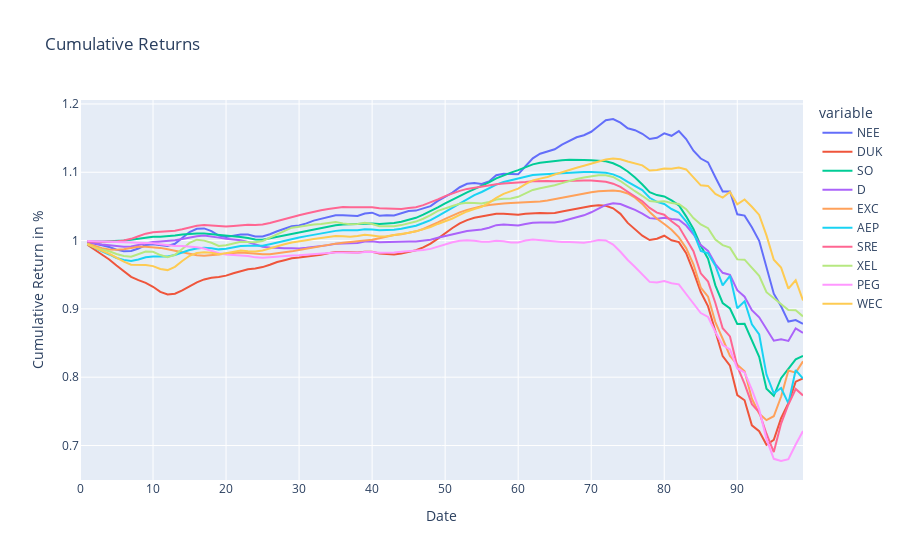

The notebook cell saved with this chart:
### Code cell
dfNEE = pd.DataFrame(test_resultNEE,
                  columns = ['NEE'])
dfDUK = pd.DataFrame(test_resultDUK,
                  columns = ['DUK'])
dfSO = pd.DataFrame(test_resultSO,
                  columns = ['SO'])
dfD = pd.DataFrame(test_resultD,
                  columns = ['D'])
dfEXC = pd.DataFrame(test_resultEXC,
                  columns = ['EXC'])
dfAEP = pd.DataFrame(test_resultAEP,
                  columns = ['AEP'])
dfSRE = pd.DataFrame(test_resultSRE,
                  columns = ['SRE'])
dfXEL = pd.DataFrame(test_resultXEL,
                  columns = ['XEL'])
dfPEG = pd.DataFrame(test_resultPEG,
                  columns = ['PEG'])
dfWEC = pd.DataFrame(test_resultWEC,
                  columns = ['WEC'])
#---------------------------------------------------------------------------------------------#

TEST_pred5 = pd.concat([dfNEE,dfDUK,dfSO,dfD,dfEXC,dfAEP,dfSRE,dfXEL,dfPEG,dfWEC], axis=1)
#---------------------------------------------------------------------------------------------#

NEE_daily_returns = TEST_pred5['NEE'].pct_change()
DUK_daily_returns = TEST_pred5['DUK'].pct_change()

SO_daily_returns = TEST_pred5['SO'].pct_change()
D_daily_returns = TEST_pred5['D'].pct_change()

EXC_daily_returns = TEST_pred5['EXC'].pct_change()
AEP_daily_returns = TEST_pred5['AEP'].pct_change()

SRE_daily_returns = TEST_pred5['SRE'].pct_change()
XEL_daily_returns = TEST_pred5['XEL'].pct_change()

PEG_daily_returns = TEST_pred5['PEG'].pct_change()
WEC_daily_returns = TEST_pred5['WEC'].pct_change()
#---------------------------------------------------------------------------------------------#
dfNEEreturn = NEE_daily_returns.to_frame()
dfDUKreturn = DUK_daily_returns.to_frame()

dfSOreturn = SO_daily_returns.to_frame()
dfDreturn = D_daily_returns.to_frame()

dfEXCreturn = EXC_daily_returns.to_frame()
dfAEPreturn = AEP_daily_returns.to_frame()

dfSREreturn = SRE_daily_returns.to_frame()
dfXELreturn = XEL_daily_returns.to_frame()

dfPEGreturn = PEG_daily_returns.to_frame()
dfWECreturn = WEC_daily_returns.to_frame()
#---------------------------------------------------------------------------------------------#
TESTDailyReturn_pred5 = pd.concat([dfNEEreturn,
                             dfDUKreturn,
                             dfSOreturn,
                             dfDreturn,
                             dfEXCreturn,
                             dfAEPreturn,
                             dfSREreturn,
                             dfXELreturn,
                             dfPEGreturn,
                             dfWECreturn], axis=1)
#---------------------------------------------------------------------------------------------#


NEE_cum_returns = (NEE_daily_returns + 1).cumprod()
DUK_cum_returns = (DUK_daily_returns + 1).cumprod()

SO_cum_returns = (SO_daily_returns + 1).cumprod()
D_cum_returns = (D_daily_returns + 1).cumprod()

EXC_cum_returns = (EXC_daily_returns + 1).cumprod()
AEP_cum_returns = (AEP_daily_returns + 1).cumprod()

SRE_cum_returns = (SRE_daily_returns + 1).cumprod()
XEL_cum_returns = (XEL_daily_returns + 1).cumprod()

PEG_cum_returns = (PEG_daily_returns + 1).cumprod()
WEC_cum_returns = (WEC_daily_returns + 1).cumprod()
#---------------------------------------------------------------------------------------------#

dfNEECUM = NEE_cum_returns.to_frame()
dfDUKCUM = DUK_cum_returns.to_frame()

dfSOCUM = SO_cum_returns.to_frame()
dfDCUM = D_cum_returns.to_frame()

dfEXCCUM = EXC_cum_returns.to_frame()
dfAEPCUM = AEP_cum_returns.to_frame()

dfSRECUM = SRE_cum_returns.to_frame()
dfXELCUM = XEL_cum_returns.to_frame()

dfPEGCUM = PEG_cum_returns.to_frame()
dfWECCUM = WEC_cum_returns.to_frame()

#---------------------------------------------------------------------------------------------#
TESTCUM_pred5 = pd.concat([dfNEECUM,dfDUKCUM,dfSOCUM,dfDCUM,dfEXCCUM,dfAEPCUM,dfSRECUM,dfXELCUM,dfPEGCUM,dfWECCUM], axis=1)
#---------------------------------------------------------------------------------------------#

atx_comps_returns_pred5 = TESTDailyReturn_pred5
atx_comps_rets_cumprod_pred5 = TESTCUM_pred5

#---------------------------------------------------------------------------------------------#

fig = px.line(atx_comps_rets_cumprod_pred5, x=atx_comps_rets_cumprod_pred5.index, y=atx_comps_rets_cumprod_pred5.columns, title='Cumulative Returns')
######
fig.update_xaxes(title_text='Date')
fig.update_yaxes(title_text='Cumulative Return in %')

fig.show()
#---------------------------------------------------------------------------------------------#


mu = expected_returns.ema_historical_return(atx_comps_returns_pred5, returns_data = True, span = 500)
Sigma = risk_models.exp_cov(atx_comps_returns_pred5, returns_data = True, span = 180)


ret_ef = np.arange(0, mu.max(), 0.01)
vol_ef = []
for i in np.arange(0, mu.max(), 0.01):
    ef_pred5 = EfficientFrontier(mu, Sigma)
    ef_pred5.efficient_return(i)
    vol_ef.append(ef_pred5.portfolio_performance()[1])

ef_pred5 = EfficientFrontier(mu, Sigma)
ef_pred5.min_volatility()
min_vol_ret = ef_pred5.portfolio_performance()[0]
min_vol_vol = ef_pred5.portfolio_performance()[1]

ef_pred5.max_sharpe(risk_free_rate=0.009)
max_sharpe_ret = ef_pred5.portfolio_performance()[0]
max_sharpe_vol = ef_pred5.portfolio_performance()[1]


portfolioREAL_Pred5 = pd.concat([closeNEE,
                   closeDUK,
                   closeSO,
                   closeD,
                   closeEXC,
                   closeAEP,
                   closeSRE,
                   closeXEL,
                   closePEG,
                   closeWEC,
                      ], axis=1)

### Figure 1 — Plotly figure (JSON) as saved in the notebook; plotly's stock layout.template omitted (floating-point values rounded to 4 significant figures)
{"data": [{"hovertemplate": "variable=NEE<br>index=%{x}<br>value=%{y}<extra></extra>", "legendgroup": "NEE", "line": {"color": "#636efa", "dash": "solid"}, "mode": "lines", "name": "NEE", "orientation": "v", "showlegend": true, "type": "scatter", "x": [0, 1, 2, 3, 4, 5, 6, 7, 8, 9, 10, 11, 12, 13, 14, 15, 16, 17, 18, 19, 20, 21, 22, 23, 24, 25, 26, 27, 28, 29, 30, 31, 32, 33, 34, 35, 36, 37, 38, 39, 40, 41, 42, 43, 44, 45, 46, 47, 48, 49, 50, 51, 52, 53, 54, 55, 56, 57, 58, 59, 60, 61, 62, 63, 64, 65, 66, 67, 68, 69, 70, 71, 72, 73, 74, 75, 76, 77, 78, 79, 80, 81, 82, 83, 84, 85, 86, 87, 88, 89, 90, 91, 92, 93, 94, 95, 96, 97, 98, 99], "xaxis": "x", "y": [null, 0.9975, 0.9947, 0.993, 0.9906, 0.9868, 0.9844, 0.9848, 0.9883, 0.9934, 0.9947, 0.9929, 0.9919, 0.9952, 1.003, 1.013, 1.017, 1.018, 1.014, 1.007, 1.005, 1.007, 1.009, 1.009, 1.006, 1.006, 1.009, 1.014, 1.017, 1.021, 1.022, 1.025, 1.029, 1.032, 1.035, 1.037, 1.037, 1.036, 1.036, 1.04, 1.041, 1.036, 1.037, 1.037, 1.04, 1.043, 1.044, 1.047, 1.05, 1.058, 1.064, 1.07, 1.078, 1.083, 1.084, 1.083, 1.086, 1.096, 1.098, 1.097, 1.097, 1.109, 1.12, 1.127, 1.13, 1.134, 1.14, 1.146, 1.151, 1.154, 1.159, 1.168, 1.176, 1.178, 1.173, 1.164, 1.162, 1.156, 1.149, 1.151, 1.157, 1.153, 1.16, 1.149, 1.131, 1.12, 1.114, 1.093, 1.072, 1.072, 1.038, 1.036, 1.019, 0.9996, 0.9618, 0.9222, 0.9038, 0.8814, 0.8836, 0.8781], "yaxis": "y"}, {"hovertemplate": "variable=DUK<br>index=%{x}<br>value=%{y}<extra></extra>", "legendgroup": "DUK", "line": {"color": "#EF553B", "dash": "solid"}, "mode": "lines", "name": "DUK", "orientation": "v", "showlegend": true, "type": "scatter", "x": [0, 1, 2, 3, 4, 5, 6, 7, 8, 9, 10, 11, 12, 13, 14, 15, 16, 17, 18, 19, 20, 21, 22, 23, 24, 25, 26, 27, 28, 29, 30, 31, 32, 33, 34, 35, 36, 37, 38, 39, 40, 41, 42, 43, 44, 45, 46, 47, 48, 49, 50, 51, 52, 53, 54, 55, 56, 57, 58, 59, 60, 61, 62, 63, 64, 65, 66, 67, 68, 69, 70, 71, 72, 73, 74, 75, 76, 77, 78, 79, 80, 81, 82, 83, 84, 85, 86, 87, 88, 89, 90, 91, 92, 93, 94, 95, 96, 97, 98, 99], "xaxis": "x", "y": [null, 0.9938, 0.9867, 0.9802, 0.9723, 0.9635, 0.9554, 0.9469, 0.9421, 0.9382, 0.9324, 0.925, 0.9209, 0.9222, 0.927, 0.9332, 0.9389, 0.9431, 0.9455, 0.9466, 0.9487, 0.9522, 0.9552, 0.958, 0.9592, 0.9611, 0.9646, 0.9686, 0.9713, 0.974, 0.9751, 0.9762, 0.9774, 0.9792, 0.9813, 0.9833, 0.9832, 0.983, 0.9826, 0.9836, 0.9836, 0.981, 0.9802, 0.9795, 0.9809, 0.9836, 0.9858, 0.99, 0.9955, 1.003, 1.011, 1.018, 1.025, 1.03, 1.033, 1.035, 1.037, 1.039, 1.039, 1.039, 1.038, 1.039, 1.04, 1.04, 1.04, 1.04, 1.043, 1.045, 1.047, 1.049, 1.051, 1.052, 1.051, 1.047, 1.039, 1.026, 1.016, 1.007, 1.001, 1.003, 1.007, 1.0, 0.9977, 0.9817, 0.9545, 0.9246, 0.9036, 0.8653, 0.8308, 0.8168, 0.7738, 0.7662, 0.7295, 0.7208, 0.7011, 0.7082, 0.7399, 0.762, 0.7935, 0.7981], "yaxis": "y"}, {"hovertemplate": "variable=SO<br>index=%{x}<br>value=%{y}<extra></extra>", "legendgroup": "SO", "line": {"color": "#00cc96", "dash": "solid"}, "mode": "lines", "name": "SO", "orientation": "v", "showlegend": true, "type": "scatter", "x": [0, 1, 2, 3, 4, 5, 6, 7, 8, 9, 10, 11, 12, 13, 14, 15, 16, 17, 18, 19, 20, 21, 22, 23, 24, 25, 26, 27, 28, 29, 30, 31, 32, 33, 34, 35, 36, 37, 38, 39, 40, 41, 42, 43, 44, 45, 46, 47, 48, 49, 50, 51, 52, 53, 54, 55, 56, 57, 58, 59, 60, 61, 62, 63, 64, 65, 66, 67, 68, 69, 70, 71, 72, 73, 74, 75, 76, 77, 78, 79, 80, 81, 82, 83, 84, 85, 86, 87, 88, 89, 90, 91, 92, 93, 94, 95, 96, 97, 98, 99], "xaxis": "x", "y": [null, 0.9991, 0.9983, 0.9986, 0.9991, 0.9993, 1.0, 1.001, 1.003, 1.005, 1.006, 1.006, 1.006, 1.007, 1.009, 1.01, 1.01, 1.01, 1.009, 1.008, 1.007, 1.007, 1.005, 1.004, 1.001, 1.001, 1.003, 1.006, 1.008, 1.011, 1.013, 1.015, 1.017, 1.019, 1.021, 1.022, 1.023, 1.024, 1.024, 1.025, 1.025, 1.024, 1.025, 1.026, 1.028, 1.03, 1.033, 1.038, 1.043, 1.048, 1.054, 1.06, 1.066, 1.071, 1.075, 1.08, 1.085, 1.091, 1.095, 1.099, 1.103, 1.108, 1.112, 1.114, 1.116, 1.117, 1.118, 1.118, 1.118, 1.118, 1.118, 1.117, 1.116, 1.113, 1.108, 1.101, 1.092, 1.082, 1.071, 1.067, 1.065, 1.059, 1.052, 1.035, 1.017, 0.9925, 0.9734, 0.9344, 0.9086, 0.9006, 0.8779, 0.8782, 0.8546, 0.8298, 0.7832, 0.7727, 0.7985, 0.8117, 0.8262, 0.8312], "yaxis": "y"}, {"hovertemplate": "variable=D<br>index=%{x}<br>value=%{y}<extra></extra>", "legendgroup": "D", "line": {"color": "#ab63fa", "dash": "solid"}, "mode": "lines", "name": "D", "orientation": "v", "showlegend": true, "type": "scatter", "x": [0, 1, 2, 3, 4, 5, 6, 7, 8, 9, 10, 11, 12, 13, 14, 15, 16, 17, 18, 19, 20, 21, 22, 23, 24, 25, 26, 27, 28, 29, 30, 31, 32, 33, 34, 35, 36, 37, 38, 39, 40, 41, 42, 43, 44, 45, 46, 47, 48, 49, 50, 51, 52, 53, 54, 55, 56, 57, 58, 59, 60, 61, 62, 63, 64, 65, 66, 67, 68, 69, 70, 71, 72, 73, 74, 75, 76, 77, 78, 79, 80, 81, 82, 83, 84, 85, 86, 87, 88, 89, 90, 91, 92, 93, 94, 95, 96, 97, 98, 99], "xaxis": "x", "y": [null, 0.9979, 0.9958, 0.9941, 0.993, 0.9918, 0.9911, 0.9914, 0.9933, 0.996, 0.9978, 0.9986, 0.9993, 1.0, 1.002, 1.005, 1.006, 1.007, 1.006, 1.004, 1.003, 1.002, 1.001, 0.9979, 0.994, 0.9911, 0.9898, 0.989, 0.9887, 0.9887, 0.9884, 0.9893, 0.9904, 0.9914, 0.9933, 0.9953, 0.9955, 0.9955, 0.9966, 0.9986, 0.9988, 0.9974, 0.9975, 0.9974, 0.9979, 0.9985, 0.9988, 0.9996, 1.001, 1.004, 1.007, 1.009, 1.012, 1.014, 1.015, 1.016, 1.019, 1.023, 1.024, 1.023, 1.022, 1.024, 1.026, 1.027, 1.026, 1.026, 1.028, 1.031, 1.034, 1.037, 1.041, 1.047, 1.052, 1.055, 1.053, 1.049, 1.045, 1.039, 1.033, 1.032, 1.033, 1.031, 1.031, 1.022, 1.009, 0.9934, 0.9847, 0.9656, 0.9527, 0.9499, 0.9273, 0.9179, 0.898, 0.8877, 0.8707, 0.8534, 0.8554, 0.853, 0.8715, 0.8649], "yaxis": "y"}, {"hovertemplate": "variable=EXC<br>index=%{x}<br>value=%{y}<extra></extra>", "legendgroup": "EXC", "line": {"color": "#FFA15A", "dash": "solid"}, "mode": "lines", "name": "EXC", "orientation": "v", "showlegend": true, "type": "scatter", "x": [0, 1, 2, 3, 4, 5, 6, 7, 8, 9, 10, 11, 12, 13, 14, 15, 16, 17, 18, 19, 20, 21, 22, 23, 24, 25, 26, 27, 28, 29, 30, 31, 32, 33, 34, 35, 36, 37, 38, 39, 40, 41, 42, 43, 44, 45, 46, 47, 48, 49, 50, 51, 52, 53, 54, 55, 56, 57, 58, 59, 60, 61, 62, 63, 64, 65, 66, 67, 68, 69, 70, 71, 72, 73, 74, 75, 76, 77, 78, 79, 80, 81, 82, 83, 84, 85, 86, 87, 88, 89, 90, 91, 92, 93, 94, 95, 96, 97, 98, 99], "xaxis": "x", "y": [null, 0.9956, 0.9917, 0.9888, 0.9869, 0.9864, 0.9874, 0.9891, 0.991, 0.9911, 0.9906, 0.9893, 0.9872, 0.985, 0.983, 0.9803, 0.9785, 0.9776, 0.9781, 0.9794, 0.9812, 0.9824, 0.9825, 0.9818, 0.9804, 0.98, 0.98, 0.9812, 0.9822, 0.9842, 0.9861, 0.9882, 0.99, 0.9917, 0.9935, 0.9955, 0.9966, 0.9978, 0.9989, 0.9997, 1.001, 1.003, 1.006, 1.008, 1.009, 1.011, 1.013, 1.017, 1.022, 1.027, 1.032, 1.037, 1.041, 1.045, 1.048, 1.05, 1.052, 1.053, 1.054, 1.055, 1.056, 1.056, 1.056, 1.057, 1.059, 1.061, 1.063, 1.065, 1.067, 1.069, 1.071, 1.072, 1.073, 1.073, 1.072, 1.069, 1.063, 1.054, 1.042, 1.032, 1.024, 1.016, 1.005, 0.989, 0.9653, 0.9313, 0.9178, 0.8806, 0.8563, 0.8312, 0.8184, 0.8085, 0.7685, 0.7467, 0.7371, 0.7428, 0.7713, 0.8098, 0.8066, 0.8232], "yaxis": "y"}, {"hovertemplate": "variable=AEP<br>index=%{x}<br>value=%{y}<extra></extra>", "legendgroup": "AEP", "line": {"color": "#19d3f3", "dash": "solid"}, "mode": "lines", "name": "AEP", "orientation": "v", "showlegend": true, "type": "scatter", "x": [0, 1, 2, 3, 4, 5, 6, 7, 8, 9, 10, 11, 12, 13, 14, 15, 16, 17, 18, 19, 20, 21, 22, 23, 24, 25, 26, 27, 28, 29, 30, 31, 32, 33, 34, 35, 36, 37, 38, 39, 40, 41, 42, 43, 44, 45, 46, 47, 48, 49, 50, 51, 52, 53, 54, 55, 56, 57, 58, 59, 60, 61, 62, 63, 64, 65, 66, 67, 68, 69, 70, 71, 72, 73, 74, 75, 76, 77, 78, 79, 80, 81, 82, 83, 84, 85, 86, 87, 88, 89, 90, 91, 92, 93, 94, 95, 96, 97, 98, 99], "xaxis": "x", "y": [null, 0.9948, 0.9891, 0.9842, 0.9796, 0.9745, 0.9717, 0.9701, 0.9722, 0.9755, 0.9768, 0.9766, 0.9765, 0.9789, 0.9827, 0.9862, 0.9885, 0.9893, 0.9887, 0.9871, 0.988, 0.99, 0.9921, 0.9923, 0.9918, 0.9924, 0.9946, 0.9972, 0.9999, 1.003, 1.004, 1.006, 1.009, 1.01, 1.012, 1.014, 1.015, 1.015, 1.015, 1.016, 1.016, 1.015, 1.015, 1.016, 1.017, 1.019, 1.022, 1.026, 1.03, 1.036, 1.042, 1.049, 1.055, 1.061, 1.066, 1.071, 1.076, 1.082, 1.086, 1.088, 1.09, 1.094, 1.096, 1.097, 1.098, 1.098, 1.099, 1.1, 1.1, 1.1, 1.1, 1.1, 1.099, 1.097, 1.092, 1.086, 1.08, 1.074, 1.063, 1.057, 1.053, 1.046, 1.041, 1.028, 1.012, 0.9847, 0.9812, 0.9632, 0.9344, 0.9484, 0.901, 0.9111, 0.8774, 0.8625, 0.8038, 0.7763, 0.7841, 0.7616, 0.8104, 0.7979], "yaxis": "y"}, {"hovertemplate": "variable=SRE<br>index=%{x}<br>value=%{y}<extra></extra>", "legendgroup": "SRE", "line": {"color": "#FF6692", "dash": "solid"}, "mode": "lines", "name": "SRE", "orientation": "v", "showlegend": true, "type": "scatter", "x": [0, 1, 2, 3, 4, 5, 6, 7, 8, 9, 10, 11, 12, 13, 14, 15, 16, 17, 18, 19, 20, 21, 22, 23, 24, 25, 26, 27, 28, 29, 30, 31, 32, 33, 34, 35, 36, 37, 38, 39, 40, 41, 42, 43, 44, 45, 46, 47, 48, 49, 50, 51, 52, 53, 54, 55, 56, 57, 58, 59, 60, 61, 62, 63, 64, 65, 66, 67, 68, 69, 70, 71, 72, 73, 74, 75, 76, 77, 78, 79, 80, 81, 82, 83, 84, 85, 86, 87, 88, 89, 90, 91, 92, 93, 94, 95, 96, 97, 98, 99], "xaxis": "x", "y": [null, 0.9985, 0.9979, 0.9984, 0.9986, 0.9988, 1.0, 1.003, 1.006, 1.01, 1.012, 1.013, 1.013, 1.014, 1.017, 1.019, 1.022, 1.023, 1.022, 1.021, 1.02, 1.021, 1.023, 1.023, 1.023, 1.024, 1.026, 1.029, 1.032, 1.035, 1.037, 1.04, 1.042, 1.044, 1.046, 1.048, 1.049, 1.049, 1.049, 1.049, 1.049, 1.047, 1.047, 1.046, 1.046, 1.048, 1.049, 1.052, 1.056, 1.06, 1.065, 1.069, 1.073, 1.076, 1.077, 1.079, 1.08, 1.083, 1.084, 1.084, 1.084, 1.086, 1.087, 1.087, 1.087, 1.087, 1.087, 1.088, 1.088, 1.088, 1.088, 1.087, 1.086, 1.083, 1.079, 1.071, 1.064, 1.058, 1.048, 1.041, 1.038, 1.028, 1.02, 1.001, 0.9843, 0.9521, 0.94, 0.9085, 0.8717, 0.8597, 0.8159, 0.7902, 0.7605, 0.7486, 0.7172, 0.6903, 0.7322, 0.76, 0.7828, 0.7733], "yaxis": "y"}, {"hovertemplate": "variable=XEL<br>index=%{x}<br>value=%{y}<extra></extra>", "legendgroup": "XEL", "line": {"color": "#B6E880", "dash": "solid"}, "mode": "lines", "name": "XEL", "orientation": "v", "showlegend": true, "type": "scatter", "x": [0, 1, 2, 3, 4, 5, 6, 7, 8, 9, 10, 11, 12, 13, 14, 15, 16, 17, 18, 19, 20, 21, 22, 23, 24, 25, 26, 27, 28, 29, 30, 31, 32, 33, 34, 35, 36, 37, 38, 39, 40, 41, 42, 43, 44, 45, 46, 47, 48, 49, 50, 51, 52, 53, 54, 55, 56, 57, 58, 59, 60, 61, 62, 63, 64, 65, 66, 67, 68, 69, 70, 71, 72, 73, 74, 75, 76, 77, 78, 79, 80, 81, 82, 83, 84, 85, 86, 87, 88, 89, 90, 91, 92, 93, 94, 95, 96, 97, 98, 99], "xaxis": "x", "y": [null, 0.9948, 0.9899, 0.987, 0.9843, 0.9802, 0.9775, 0.9762, 0.98, 0.984, 0.9836, 0.9788, 0.9757, 0.9792, 0.9875, 0.9966, 1.001, 0.9999, 0.9967, 0.9922, 0.993, 0.9959, 0.9982, 0.9977, 0.9975, 0.9994, 1.004, 1.01, 1.015, 1.019, 1.02, 1.022, 1.023, 1.024, 1.026, 1.027, 1.025, 1.024, 1.024, 1.026, 1.024, 1.021, 1.021, 1.021, 1.023, 1.025, 1.028, 1.032, 1.037, 1.043, 1.048, 1.051, 1.054, 1.055, 1.055, 1.054, 1.056, 1.06, 1.061, 1.062, 1.064, 1.069, 1.074, 1.077, 1.078, 1.081, 1.084, 1.087, 1.09, 1.092, 1.094, 1.096, 1.096, 1.093, 1.087, 1.079, 1.072, 1.066, 1.058, 1.057, 1.057, 1.055, 1.053, 1.046, 1.033, 1.024, 1.018, 1.002, 0.9933, 0.9897, 0.9725, 0.972, 0.9601, 0.9484, 0.9244, 0.9156, 0.9077, 0.8983, 0.8979, 0.889], "yaxis": "y"}, {"hovertemplate": "variable=PEG<br>index=%{x}<br>value=%{y}<extra></extra>", "legendgroup": "PEG", "line": {"color": "#FF97FF", "dash": "solid"}, "mode": "lines", "name": "PEG", "orientation": "v", "showlegend": true, "type": "scatter", "x": [0, 1, 2, 3, 4, 5, 6, 7, 8, 9, 10, 11, 12, 13, 14, 15, 16, 17, 18, 19, 20, 21, 22, 23, 24, 25, 26, 27, 28, 29, 30, 31, 32, 33, 34, 35, 36, 37, 38, 39, 40, 41, 42, 43, 44, 45, 46, 47, 48, 49, 50, 51, 52, 53, 54, 55, 56, 57, 58, 59, 60, 61, 62, 63, 64, 65, 66, 67, 68, 69, 70, 71, 72, 73, 74, 75, 76, 77, 78, 79, 80, 81, 82, 83, 84, 85, 86, 87, 88, 89, 90, 91, 92, 93, 94, 95, 96, 97, 98, 99], "xaxis": "x", "y": [null, 0.9995, 0.9991, 0.9989, 0.9982, 0.9976, 0.9972, 0.9968, 0.9969, 0.997, 0.9961, 0.9947, 0.993, 0.9921, 0.9919, 0.9916, 0.9903, 0.9884, 0.9849, 0.9815, 0.9795, 0.9788, 0.9784, 0.9774, 0.9754, 0.9749, 0.9756, 0.9767, 0.9774, 0.9782, 0.9784, 0.9793, 0.9804, 0.981, 0.9816, 0.9825, 0.9827, 0.982, 0.9822, 0.9833, 0.9832, 0.982, 0.9821, 0.9825, 0.9835, 0.9843, 0.9849, 0.9863, 0.9878, 0.991, 0.9947, 0.9976, 0.9998, 1.001, 0.9996, 0.9981, 0.9984, 0.9999, 0.9989, 0.9973, 0.9972, 1.0, 1.001, 1.001, 0.9989, 0.9979, 0.9979, 0.9979, 0.9973, 0.9967, 0.9984, 1.001, 1.0, 0.9941, 0.9836, 0.9715, 0.9613, 0.9506, 0.9395, 0.9385, 0.9406, 0.9375, 0.9359, 0.9217, 0.9075, 0.8939, 0.8882, 0.8662, 0.8469, 0.8405, 0.8127, 0.8069, 0.7817, 0.7529, 0.7092, 0.6805, 0.6773, 0.6799, 0.7015, 0.7211], "yaxis": "y"}, {"hovertemplate": "variable=WEC<br>index=%{x}<br>value=%{y}<extra></extra>", "legendgroup": "WEC", "line": {"color": "#FECB52", "dash": "solid"}, "mode": "lines", "name": "WEC", "orientation": "v", "showlegend": true, "type": "scatter", "x": [0, 1, 2, 3, 4, 5, 6, 7, 8, 9, 10, 11, 12, 13, 14, 15, 16, 17, 18, 19, 20, 21, 22, 23, 24, 25, 26, 27, 28, 29, 30, 31, 32, 33, 34, 35, 36, 37, 38, 39, 40, 41, 42, 43, 44, 45, 46, 47, 48, 49, 50, 51, 52, 53, 54, 55, 56, 57, 58, 59, 60, 61, 62, 63, 64, 65, 66, 67, 68, 69, 70, 71, 72, 73, 74, 75, 76, 77, 78, 79, 80, 81, 82, 83, 84, 85, 86, 87, 88, 89, 90, 91, 92, 93, 94, 95, 96, 97, 98, 99], "xaxis": "x", "y": [null, 0.9949, 0.9896, 0.9849, 0.9807, 0.9743, 0.969, 0.9648, 0.9641, 0.9644, 0.9626, 0.9584, 0.9568, 0.9615, 0.97, 0.9777, 0.9819, 0.9829, 0.9822, 0.9798, 0.9814, 0.9835, 0.9856, 0.9845, 0.984, 0.9853, 0.9887, 0.9916, 0.9945, 0.9971, 0.9984, 1.001, 1.002, 1.004, 1.005, 1.007, 1.006, 1.006, 1.007, 1.008, 1.007, 1.006, 1.006, 1.008, 1.01, 1.011, 1.014, 1.016, 1.02, 1.024, 1.028, 1.032, 1.038, 1.043, 1.046, 1.049, 1.055, 1.062, 1.068, 1.072, 1.076, 1.083, 1.088, 1.091, 1.093, 1.097, 1.1, 1.104, 1.107, 1.109, 1.112, 1.116, 1.119, 1.12, 1.119, 1.116, 1.113, 1.11, 1.103, 1.103, 1.106, 1.105, 1.107, 1.104, 1.093, 1.081, 1.08, 1.068, 1.063, 1.071, 1.053, 1.06, 1.049, 1.038, 1.008, 0.9719, 0.9605, 0.9296, 0.9419, 0.9123], "yaxis": "y"}], "layout": {"legend": {"title": {"text": "variable"}, "tracegroupgap": 0}, "title": {"text": "Cumulative Returns"}, "xaxis": {"anchor": "y", "domain": [0, 1], "title": {"text": "Date"}}, "yaxis": {"anchor": "x", "domain": [0, 1], "title": {"text": "Cumulative Return in %"}}}}
